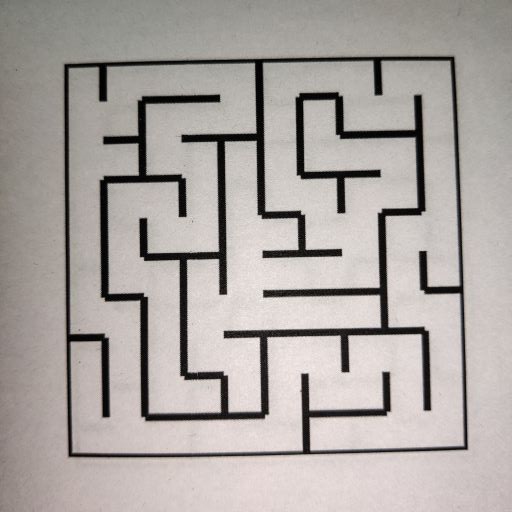
#> input picture task1/task_1b_detect_and_encode_maze/test_cases/maze00.jpg, 512 x 512 px, found by its file name
$ python task_1b.py
#> lines starting #> are read from the running program, lines starting #| are printed output that depends on the picture; after the words box and inside, x2 and y2 are one past the last pixel; in counts of white or black regions, pixels touching at a corner belong together
#> further down, input_img is the input picture: shape (512, 512, 3); mean B, G, R 161.5, 164.9, 171
'''
*****************************************************************************************
*
*        		===============================================
*           		Nirikshak Bot (NB) Theme (eYRC 2020-21)
*        		===============================================
*
*  This script is to implement Task 1B of Nirikshak Bot (NB) Theme (eYRC 2020-21).
*
*  This software is made available on an "AS IS WHERE IS BASIS".
*  Licensee/end user indemnifies and will keep e-Yantra indemnified from
*  any and all claim(s) that emanate from the use of the Software or
*  breach of the terms of this agreement.
*
*  e-Yantra - An MHRD project under National Mission on Education using ICT (NMEICT)
*
*****************************************************************************************
'''

# Team ID:			[ NB_2082 ]
# Author List:		[ Names of team members worked on this file separated by Comma: Aditya, Harsh]
# Filename:			task_1b.py
# Functions:		applyPerspectiveTransform, detectMaze, writeToCsv
# 					[  ]
# Global variables:
# 					[  ]


####################### IMPORT MODULES #######################
## You are not allowed to make any changes in this section. ##
## You have to implement this task with the three available ##
## modules for this task (numpy, opencv, csv)               ##
##############################################################
import numpy as np
import cv2
import csv
##############################################################


################# ADD UTILITY FUNCTIONS HERE #################
## You can define any utility functions for your code.      ##
## Please add proper comments to ensure that your code is   ##
## readable and easy to understand.                         ##
##############################################################


##############################################################


def applyPerspectiveTransform(input_img):

	"""
	Purpose:
	---
	takes a maze test case image as input and applies a Perspective Transfrom on it to isolate the maze

	Input Arguments:
	---
	`input_img` :   [ numpy array ]
		maze image in the form of a numpy array

	Returns:
	---
	`warped_img` :  [ numpy array ]
		resultant warped maze image after applying Perspective Transform

	Example call:
	---
	warped_img = applyPerspectiveTransform(input_img)
	"""

	warped_img = None

	##############	ADD YOUR CODE HERE	##############
	img = input_img.copy()
	imgHSV = cv2.cvtColor(img,cv2.COLOR_BGR2HSV)
#> imgHSV: shape (512, 512, 3); mean H, S, V 19.3, 19, 171
	lower = np.array([0,0,0])
	upper = np.array([179,255,245])
	mask = cv2.inRange(imgHSV,lower,upper)
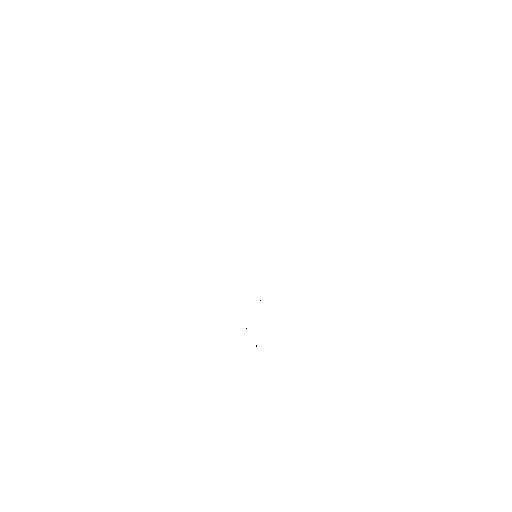
#> mask: shape (512, 512); 100% white; black in thin lines or dots, all inside (x1, y1, x2, y2) = (246, 300, 261, 347)
	imgResult = cv2.bitwise_and(img,img,mask=mask)
	rect = None
	_, threshold = cv2.threshold(mask, 240,255, cv2.THRESH_BINARY)
	contours, _ = cv2.findContours(threshold, cv2.RETR_TREE, cv2.CHAIN_APPROX_SIMPLE)
#> contours = 4 contours, 3 with area under 20; largest, box (x1, y1, x2, y2) and area: (0, 0, 512, 512) 261121
	for pos,cnt in enumerate(contours):
		if pos == 0:
			continue
		approx = cv2.approxPolyDP(cnt,0.001*cv2.arcLength(cnt,True),True)

		cv2.drawContours(img,[approx],0,(0),10)
		if len(approx)==4:
			rect= approx
			break
#> this loop made 3 passes
#> rect on pass 3: [[245, 328], [246, 327], [247, 328], [246, 329]]
#> cnt on pass 1: [[0, 0], [0, 511], [511, 511], [511, 0]]
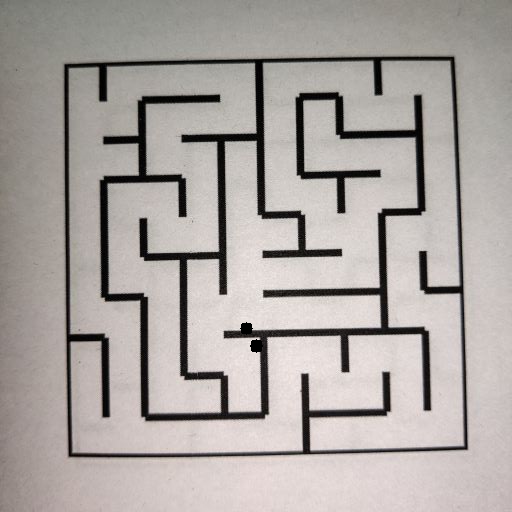
#> img: shape (512, 512, 3); 0.1% of pixels changed, all inside (x1, y1, x2, y2) = (240, 322, 263, 353)
	pts1 = np.float32([rect[0][0],rect[1][0],rect[3][0],rect[2][0]])
#> pts1 = [[245, 328], [246, 327], [246, 329], [247, 328]]
	pts2 = np.float32([[0,0],[img.shape[1],0],[0,img.shape[0]],[img.shape[1],img.shape[0]]])
#> pts2 = [[0, 0], [512, 0], [0, 512], [512, 512]]
	matrix = cv2.getPerspectiveTransform(pts1,pts2)
#> matrix = [[256, -256, 21248], [256, 256, -146688], [1.38e-14, -1.81e-14, 1]]
	warped_img = cv2.warpPerspective(img,matrix,(1024,1024))
#> warped_img: shape (1024, 1024, 3); every value is 0
	warped_img = cv2.resize(warped_img,(1280,1280), fx = 0.5, fy = 0.5)
#> warped_img: shape (1280, 1280, 3); every value is 0


	##################################################

	return warped_img


def detectMaze(warped_img):

	"""
	Purpose:
	---
	takes the warped maze image as input and returns the maze encoded in form of a 2D array

	Input Arguments:
	---
	`warped_img` :    [ numpy array ]
		resultant warped maze image after applying Perspective Transform

	Returns:
	---
	`maze_array` :    [ nested list of lists ]
		encoded maze in the form of a 2D array

	Example call:
	---
	maze_array = detectMaze(warped_img)
	"""

	maze_array = []

	##############	ADD YOUR CODE HERE	##############
	warped_resize = cv2.resize(warped_img, (350,350))
#> warped_resize: shape (350, 350, 3); every value is 0
	cell = int(warped_resize.shape[0]/10)
#> cell = 35
	gray = cv2.cvtColor(warped_resize, cv2.COLOR_BGR2GRAY)
#> gray: shape (350, 350); every value is 0
	(blackAndWhiteImage) = cv2.adaptiveThreshold(gray, 255, cv2.ADAPTIVE_THRESH_GAUSSIAN_C, cv2.THRESH_BINARY, 199, 5)
#> blackAndWhiteImage: shape (350, 350); every value is 255
	for i in range(10):
		d_list = []
		for j in range(10):
			sum_up, sum_down, sum_left, sum_right, sum  = 0, 0 ,0 , 0, 0
			cropped = blackAndWhiteImage[i*(cell):(i+1)*(cell), j*(cell):(j+1)*(cell)]
			for k in range(cell):
				sum_left = sum_left + cropped[k,0]
				sum_right = sum_right + cropped[k,cell-1]
				sum_up = sum_up + cropped[0,k]
				sum_down = sum_down + cropped[cell-1,k]
			if sum_left/cell<127:
				sum = sum + 1
			if sum_right/cell<127:
				sum = sum + 4
			if sum_up/cell<127:
				sum = sum + 2
			if sum_down/cell<127:
				sum = sum + 8
			d_list.append(sum)
		maze_array.append(d_list)
#> after the loop, maze_array = 10 items, first 6: [0, 0, 0, 0, 0, 0, 0, 0, 0, 0], [0, 0, 0, 0, 0, 0, 0, 0, 0, 0], [0, 0, 0, 0, 0, 0, 0, 0, 0, 0], [0, 0, 0, 0, 0, 0, 0, 0, 0, 0], [0, 0, 0, 0, 0, 0, 0, 0, 0, 0], [0, 0, 0, 0, 0, 0, 0, 0, 0, 0]


	##################################################

	return maze_array


# NOTE:	YOU ARE NOT ALLOWED TO MAKE ANY CHANGE TO THIS FUNCTION
def writeToCsv(csv_file_path, maze_array):

	"""
	Purpose:
	---
	takes the encoded maze array and csv file name as input and writes the encoded maze array to the csv file

	Input Arguments:
	---
	`csv_file_path` :	[ str ]
		file path with name for csv file to write

	`maze_array` :		[ nested list of lists ]
		encoded maze in the form of a 2D array

	Example call:
	---
	warped_img = writeToCsv('test_cases/maze00.csv', maze_array)
	"""

	with open(csv_file_path, 'w', newline='') as file:
		writer = csv.writer(file)
		writer.writerows(maze_array)


# NOTE:	YOU ARE NOT ALLOWED TO MAKE ANY CHANGE TO THIS FUNCTION
#
# Function Name:    main
#        Inputs:    None
#       Outputs:    None
#       Purpose:    This part of the code is only for testing your solution. The function first takes 'maze00.jpg'
# 					as input, applies Perspective Transform by calling applyPerspectiveTransform function,
# 					encodes the maze input in form of 2D array by calling detectMaze function and writes this data to csv file
# 					by calling writeToCsv function, it then asks the user whether to repeat the same on all maze images
# 					present in 'test_cases' folder or not. Write your solution ONLY in the space provided in the above
# 					applyPerspectiveTransform and detectMaze functions.

if __name__ == "__main__":

	# path directory of images in 'test_cases' folder
	img_dir_path = 'test_cases/'

	# path to 'maze00.jpg' image file
	file_num = 0
	img_file_path = img_dir_path + 'maze0' + str(file_num) + '.jpg'

	print('\n============================================')
	print('\nFor maze0' + str(file_num) + '.jpg')

	# path for 'maze00.csv' output file
	csv_file_path = img_dir_path + 'maze0' + str(file_num) + '.csv'

	# read the 'maze00.jpg' image file
	input_img = cv2.imread(img_file_path)

	# get the resultant warped maze image after applying Perspective Transform
	warped_img = applyPerspectiveTransform(input_img)

	if type(warped_img) is np.ndarray:

		# get the encoded maze in the form of a 2D array
		maze_array = detectMaze(warped_img)

		if (type(maze_array) is list) and (len(maze_array) == 10):

			print('\nEncoded Maze Array = %s' % (maze_array))
#> (printed output is left out)
			print('\n============================================')

			# writes the encoded maze array to the csv file
			writeToCsv(csv_file_path, maze_array)

			cv2.imshow('warped_img_0' + str(file_num), warped_img)
			cv2.waitKey(0)
			cv2.destroyAllWindows()

		else:

			print('\n[ERROR] maze_array returned by detectMaze function is not complete. Check the function in code.\n')
			exit()

	else:

		print('\n[ERROR] applyPerspectiveTransform function is not returning the warped maze image in expected format! Check the function in code.\n')
		exit()

	choice = input('\nDo you want to run your script on all maze images ? => "y" or "n": ')
#> the answer given: ../../task1/task_1b_detect_and_encode_maze/test_cases/maze00.jpg

	if choice == 'y':

		for file_num in range(1, 10):

			# path to image file
			img_file_path = img_dir_path + 'maze0' + str(file_num) + '.jpg'

			print('\n============================================')
			print('\nFor maze0' + str(file_num) + '.jpg')

			# path for csv output file
			csv_file_path = img_dir_path + 'maze0' + str(file_num) + '.csv'

			# read the image file
			input_img = cv2.imread(img_file_path)

			# get the resultant warped maze image after applying Perspective Transform
			warped_img = applyPerspectiveTransform(input_img)

			if type(warped_img) is np.ndarray:

				# get the encoded maze in the form of a 2D array
				maze_array = detectMaze(warped_img)

				if (type(maze_array) is list) and (len(maze_array) == 10):

					print('\nEncoded Maze Array = %s' % (maze_array))
					print('\n============================================')

					# writes the encoded maze array to the csv file
					writeToCsv(csv_file_path, maze_array)

					cv2.imshow('warped_img_0' + str(file_num), warped_img)
					cv2.waitKey(0)
					cv2.destroyAllWindows()

				else:

					print('\n[ERROR] maze_array returned by detectMaze function is not complete. Check the function in code.\n')
					exit()

			else:

				print('\n[ERROR] applyPerspectiveTransform function is not returning the warped maze image in expected format! Check the function in code.\n')
				exit()

	else:

		print('')

$ run again, with task1/task_1b_detect_and_encode_maze/test_cases/maze01.jpg copied over task1/task_1b_detect_and_encode_maze/test_cases/maze00.jpg
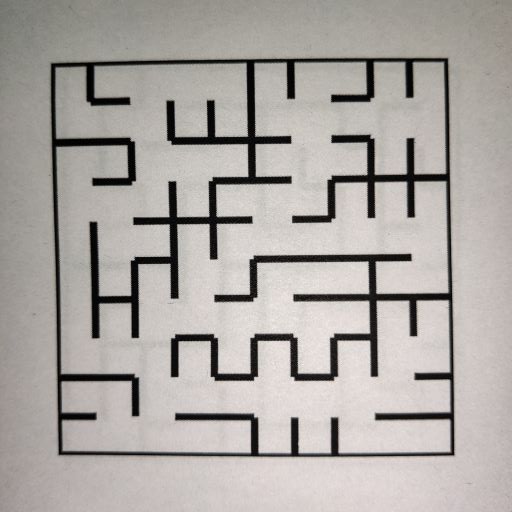
#> input picture task1/task_1b_detect_and_encode_maze/test_cases/maze01.jpg, 512 x 512 px, found by its file name
#> input_img is the input picture: shape (512, 512, 3); mean B, G, R 163, 166.8, 171.7
#> imgHSV: shape (512, 512, 3); mean H, S, V 18.7, 17.5, 171.7
#> mask: shape (512, 512); 100% white; black in thin lines or dots, all inside (x1, y1, x2, y2) = (295, 331, 303, 365)
#> contours = 3 contours, 2 with area under 20; largest, box (x1, y1, x2, y2) and area: (0, 0, 512, 512) 261121
#> the loop in applyPerspectiveTransform, `for pos,cnt in enumerate(contours):` made 2 passes
#> (pos, rect) on pass 2: (1, [[301, 364], [302, 363], [303, 364], [302, 365]])
#> after the loop in applyPerspectiveTransform, `for pos,cnt in enumerate(contours):`:
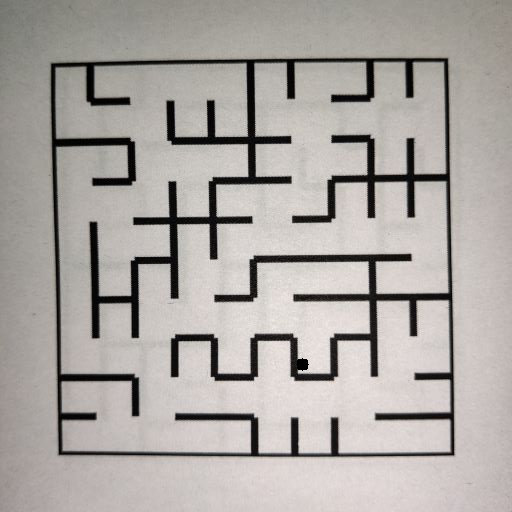
#> img: shape (512, 512, 3); 0.05% of pixels changed, all inside (x1, y1, x2, y2) = (296, 358, 309, 371)
#> pts1 = [[301, 364], [302, 363], [302, 365], [303, 364]]
#> matrix = [[256, -256, 16128], [256, 256, -170240], [1.69e-14, 8.31e-15, 1]]
#> warped_resize: shape (350, 350, 3); every value is 0
#> gray: shape (350, 350); every value is 0
#> blackAndWhiteImage: shape (350, 350); every value is 255
#> after the loop in detectMaze, `for i in range(10):`: maze_array = 10 items, first 6: [0, 0, 0, 0, 0, 0, 0, 0, 0, 0], [0, 0, 0, 0, 0, 0, 0, 0, 0, 0], [0, 0, 0, 0, 0, 0, 0, 0, 0, 0], [0, 0, 0, 0, 0, 0, 0, 0, 0, 0], [0, 0, 0, 0, 0, 0, 0, 0, 0, 0], [0, 0, 0, 0, 0, 0, 0, 0, 0, 0]
#> (printed output is left out)

$ run again, with task1/task_1b_detect_and_encode_maze/test_cases/maze03.jpg copied over task1/task_1b_detect_and_encode_maze/test_cases/maze00.jpg
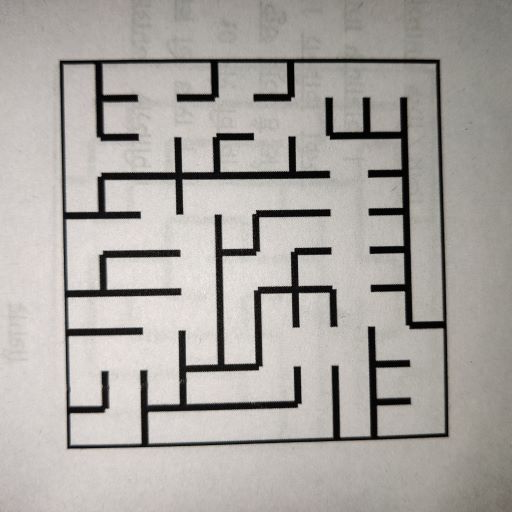
#> input picture task1/task_1b_detect_and_encode_maze/test_cases/maze03.jpg, 512 x 512 px, found by its file name
#> input_img is the input picture: shape (512, 512, 3); mean B, G, R 161.7, 166, 169.9
#> imgHSV: shape (512, 512, 3); mean H, S, V 19.3, 16.8, 170
#> mask: shape (512, 512); 100% white; black in thin lines or dots, all inside (x1, y1, x2, y2) = (204, 292, 205, 293)
#> contours = 2 contours, 1 with area under 20; largest, box (x1, y1, x2, y2) and area: (0, 0, 512, 512) 261121
#> the loop in applyPerspectiveTransform, `for pos,cnt in enumerate(contours):` made 2 passes
#> (pos, rect) on pass 2: (1, [[203, 292], [204, 291], [205, 292], [204, 293]])
#> after the loop in applyPerspectiveTransform, `for pos,cnt in enumerate(contours):`:
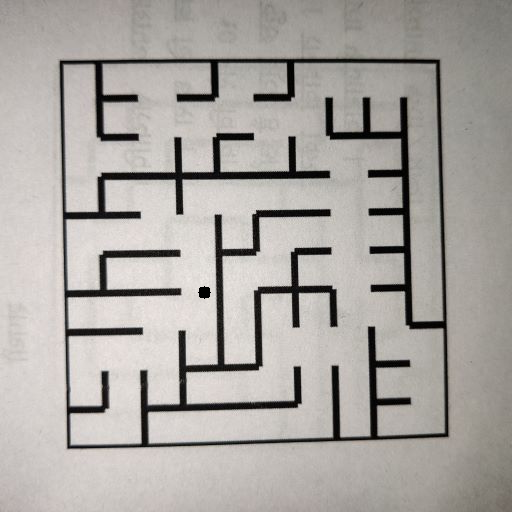
#> img: shape (512, 512, 3); 0.05% of pixels changed, all inside (x1, y1, x2, y2) = (198, 286, 211, 299)
#> pts1 = [[203, 292], [204, 291], [204, 293], [205, 292]]
#> matrix = [[256, -256, 22784], [256, 256, -126720], [-5.55e-17, 1.67e-16, 1]]
#> warped_resize: shape (350, 350, 3); every value is 0
#> gray: shape (350, 350); every value is 0
#> blackAndWhiteImage: shape (350, 350); every value is 255
#> after the loop in detectMaze, `for i in range(10):`: maze_array = 10 items, first 6: [0, 0, 0, 0, 0, 0, 0, 0, 0, 0], [0, 0, 0, 0, 0, 0, 0, 0, 0, 0], [0, 0, 0, 0, 0, 0, 0, 0, 0, 0], [0, 0, 0, 0, 0, 0, 0, 0, 0, 0], [0, 0, 0, 0, 0, 0, 0, 0, 0, 0], [0, 0, 0, 0, 0, 0, 0, 0, 0, 0]
#> (printed output is left out)
